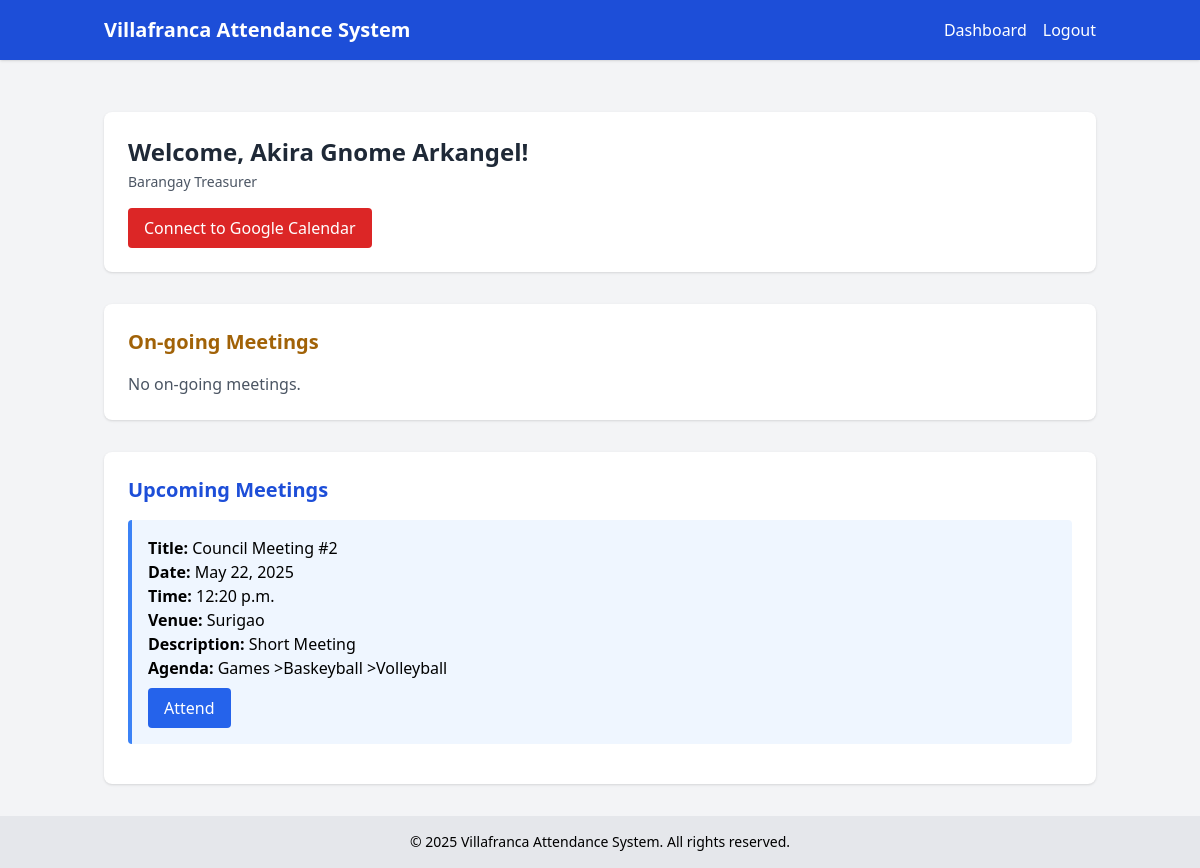
The page /users/dashboard/ (signed in) on the database its author committed.
### users/models.py (models this page shows, shortened)
class Profile(models.Model):
    user = models.OneToOneField(User, on_delete=models.CASCADE)
    middle_name = models.CharField(max_length=30)
    position = models.CharField(max_length=100)
    address = models.CharField(max_length=255)
    age = models.PositiveIntegerField()
    contact_number = models.CharField(max_length=15, unique=True)
    SEX_CHOICES = [
        ('Male', 'Male'),
        ('Female', 'Female'),
        ('Prefer not to say', 'Prefer not to say'),
    ]
    sex = models.CharField(max_length=20, choices=SEX_CHOICES)

### meetings/models.py (models this page shows, shortened)
class Meeting(models.Model):
    title = models.CharField(max_length=255)
    description = models.TextField()
    date = models.DateField()
    time = models.TimeField()
    venue = models.CharField(max_length=255)
    ended = models.BooleanField(default=False)
    google_event_id = models.CharField(max_length=256, blank=True, null=True)
    agenda = models.CharField(max_length=255)

### users/views.py (the view)
# urls.py: path('dashboard/', dashboard, name='dashboard'),
@login_required
def dashboard(request):
    current_time = localtime(now())
    ongoing_meetings = Meeting.objects.filter(
        ended=False,
        date=current_time.date(),
        time__lte=current_time.time()
    ).order_by('time')
    upcoming_meetings = Meeting.objects.filter(
        ended=False
    ).exclude(
        id__in=ongoing_meetings.values_list('id', flat=True)
    ).order_by('date', 'time')
    profile = getattr(request.user, 'profile', None)
    full_name = (
        f"{request.user.first_name} {profile.middle_name} {request.user.last_name}"
        if profile else f"{request.user.first_name} {request.user.last_name}".strip()
    ) or request.user.username
    attended_meetings = Attendance.objects.filter(user=request.user).values_list('meeting_id', flat=True)
    context = {
        'full_name': full_name,
        'is_admin': request.user.is_staff,
        'upcoming_meetings': upcoming_meetings,
        'ongoing_meetings': ongoing_meetings,
        'attended_meetings': attended_meetings,
        'position': profile.position if profile else '',
    }
    return render(request, 'users/dashboard.html', context)

### users/templates/users/dashboard.html (shortened to what this page needs)
{% extends 'base.html' %}
{% load static %}
{% block content %}
<div class="container mt-5 space-y-8">
  <div class="bg-white shadow rounded-lg p-6">
    <h2 class="text-2xl font-semibold text-gray-800">Welcome, {{ full_name }}!</h2>
    <p class="text-sm text-gray-600 mt-1">{{ position }}</p>
    <div class="mt-4">
      {% if request.session.credentials %}
        <p class="text-green-600 font-medium">✅ Google Calendar is connected.</p>
      {% else %}
        <a href="{% url 'authorize_google' %}" class="inline-block bg-red-600 hover:bg-red-700 text-white px-4 py-2 rounded">
          Connect to Google Calendar
        </a>
      {% endif %}
    </div>
  </div>
  <div class="bg-white shadow rounded-lg p-6">
    <h3 class="text-xl font-semibold text-yellow-700 mb-4">On-going Meetings</h3>
    {% if ongoing_meetings %}
      {% for meeting in ongoing_meetings %}
        <div class="mb-4 border-l-4 border-yellow-500 p-4 bg-yellow-50 rounded">
          <p><strong>Title:</strong> {{ meeting.title }}</p>
          <p><strong>Date:</strong> {{ meeting.date }}</p>
          <p><strong>Time:</strong> {{ meeting.time }}</p>
          <p><strong>Venue:</strong> {{ meeting.venue }}</p>
          <p><strong>Description:</strong> {{ meeting.description }}</p>
          <p><strong>Agenda:</strong> {{ meeting.agenda }}</p>
          {% if not is_admin %}
            <div class="mt-2">
              {% if meeting.id in attended_meetings %}
                <button class="bg-gray-400 text-white px-4 py-2 rounded" disabled>Attended</button>
              {% else %}
                <form method="post" action="{% url 'mark_attendance' meeting.id %}">
                  {% csrf_token %}
                  <button type="submit" class="bg-yellow-600 hover:bg-yellow-700 text-white px-4 py-2 rounded">
                    Attend
                  </button>
                </form>
              {% endif %}
            </div>
          {% endif %}
          {% if is_admin %}
            <form method="post" action="{% url 'end_meeting' meeting.id %}" class="mt-3">
              {% csrf_token %}
              <button type="submit" class="bg-red-600 hover:bg-red-700 text-white px-4 py-2 rounded">
                End Meeting
              </button>
            </form>
          {% endif %}
        </div>
      {% endfor %}
    {% else %}
      <p class="text-gray-600">No on-going meetings.</p>
    {% endif %}
  </div>
  <div class="bg-white shadow rounded-lg p-6">
    <h3 class="text-xl font-semibold text-blue-700 mb-4">Upcoming Meetings</h3>
    {% if upcoming_meetings %}
      {% for meeting in upcoming_meetings %}
        <div class="mb-4 border-l-4 border-blue-500 p-4 bg-blue-50 rounded">
          <p><strong>Title:</strong> {{ meeting.title }}</p>
          <p><strong>Date:</strong> {{ meeting.date }}</p>
          <p><strong>Time:</strong> {{ meeting.time }}</p>
          <p><strong>Venue:</strong> {{ meeting.venue }}</p>
          <p><strong>Description:</strong> {{ meeting.description }}</p>
          <p><strong>Agenda:</strong> {{ meeting.agenda }}</p>
          {% if not is_admin %}
            <div class="mt-2">
              {% if meeting.id in attended_meetings %}
                <button class="bg-gray-400 text-white px-4 py-2 rounded" disabled>Attended</button>
              {% else %}
                <form method="post" action="{% url 'mark_attendance' meeting.id %}">
                  <button type="submit" class="bg-blue-600 hover:bg-blue-700 text-white px-4 py-2 rounded">
                    Attend
                  </button>
                </form>
              {% endif %}
            </div>
          {% endif %}
        </div>
      {% endfor %}
    {% else %}
      <p class="text-gray-600">No upcoming meetings.</p>
    {% endif %}
  </div>
</div>
{% endblock %}

### rows shown on the page
Profile: position "Barangay Treasurer"
Meeting: title "Council Meeting #2", date "May 22, 2025", time "12:20 p.m.", venue "Surigao", description "Short Meeting", agenda "Games >Baskeyball >Volleyball", shows "Attend"

### other values the page prints
{{ full_name }} "Akira Gnome Arkangel"
{{ year|default:2025 }} "2025"
